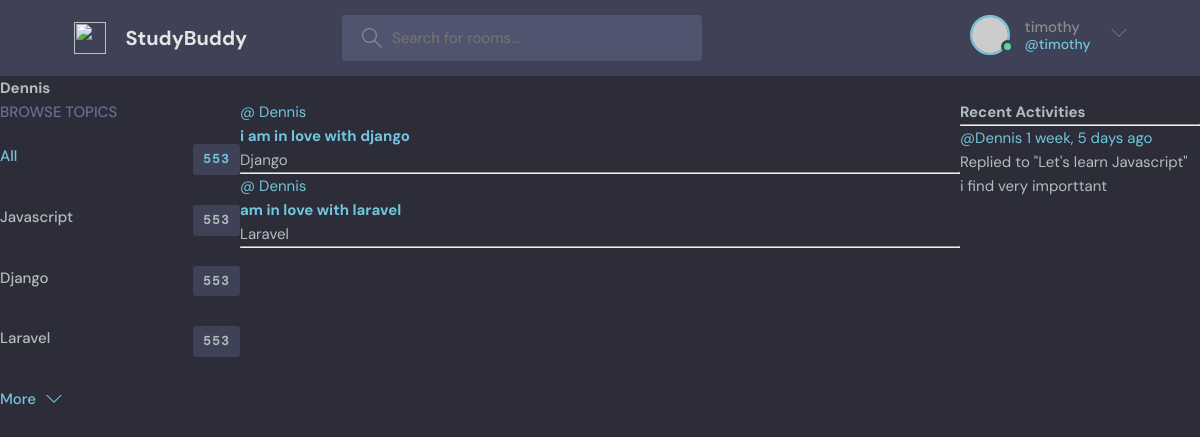
Page /user-profile/2/ (signed in) on the committed database.
### base/models.py (models this page shows, shortened)
class Topic(models.Model):
    name=models.CharField(max_length=200)

class Room(models.Model):
    host=models.ForeignKey(User, on_delete=models.SET_NULL, null=True)
    topic=models.ForeignKey(Topic,on_delete=models.SET_NULL,null=True)
    name = models.CharField(max_length=200)
    description = models.TextField(null=True, blank=True)
    participants = models.ManyToManyField(User, related_name='participants', blank=True)
    updated = models.DateTimeField(auto_now=True)
    created = models.DateTimeField(auto_now_add=True)
    class Meta:
        ordering = ['-updated','-created']
    def __str__(self):
        return self.name

class Message(models.Model):
    user=models.ForeignKey(User, on_delete=models.CASCADE)
    room = models.ForeignKey(Room, related_name='messages', on_delete=models.CASCADE)
    body = models.TextField()
    created = models.DateTimeField(auto_now_add=True)
    updated = models.DateTimeField(auto_now=True)
    class Meta:
        ordering = ['-updated','-created']
    def __str__(self):
        return self.body[0:50]

### base/views.py (the view)
# urls.py: path('user-profile/<str:id>/', views.userProfile, name='user_profile'),
def userProfile(request,id):
    user=User.objects.get(id=id)
    rooms=user.room_set.all()
    rooms_messages=user.message_set.all()
    topics=Topic.objects.all()
    context={'user':user,'rooms':rooms,'topics':topics,'room_messages':rooms_messages}
    return render(request, 'base/profile.html',context)

### base/templates/base/profile.html (shortened to what this page needs)
{% extends 'main.html' %}
{% block content %}
<h1>{{user.username}}</h1>
<div class="profile-container">
    <div>
        {% include 'base/topic_comp.html' %}
    </div>
    <div>
        {% include 'base/feed_comp.html' %}
    </div>
    <div>
        {% include 'base/activity_comp.html' %}
    </div>
</div>
{% endblock content %}

### templates/navbar.html (shortened to what this page needs)
<header class="header header--loggedIn">
  <div class="container">
    <a href="/" class="header__logo">
      <img src="assets/logo.svg" />
      <h1>StudyBuddy</h1>
    </a>
    <form class="header__search" method="GET" action="{% url 'home' %}">
      <label>
        <input type="text" name="q" placeholder="Search for rooms..." />
      </label>
    </form>
    <nav class="header__menu">
      {% if request.user.is_authenticated %}
      <div class="header__user">
        <a href="profile.html">
          <div class="avatar avatar--medium active">
            <img src="https://randomuser.me/api/portraits/men/37.jpg" />
          </div>
          <p>{{request.user.username}}<span>@{{request.user.username}}</span></p>
        </a>
        <button class="dropdown-button">
          <svg version="1.1" xmlns="http://www.w3.org/2000/svg" width="32" height="32" viewBox="0 0 32 32">
            <title>chevron-down</title>
            <path d="M16 21l-13-13h-3l16 16 16-16h-3l-13 13z"></path>
          </svg>
        </button>
      </div>
      {% else %}
      <a  href="{% url 'login' %}">
        <img src="./assets/avatar.svg" />
        <p>Login</p>
      </a>
      {% endif %}
    </nav>
  </div>
</header>

### base/templates/base/topic_comp.html
<div class="topics">
    <div class="topics__header">
      <h2>Browse Topics</h2>
    </div>
    <ul class="topics__list">
      <li>
        <a href="{% url 'home' %}" class="active">All <span>553</span></a>
      </li>
      {% for topic in topics %}
      <li><a href="{% url 'home' %}?q={{topic.name}}">{{topic.name}} <span>553</span></a></li>
     {% endfor %}
    </ul>
    <a class="btn btn--link" href="topics.html">
      More
      <svg version="1.1" xmlns="http://www.w3.org/2000/svg" width="32" height="32" viewBox="0 0 32 32">
        <title>chevron-down</title>
        <path d="M16 21l-13-13h-3l16 16 16-16h-3l-13 13z"></path>
      </svg>
    </a>
  </div>

### base/templates/base/feed_comp.html (shortened to what this page needs)
  <div>
      {% for room in rooms %}
      <div>
              <a href="{% url 'user_profile' room.host.id %}">@ {{room.host.username}}</a>
      <h5><a href="{% url 'room' room.id %}">{{ room.name }}</a></h5>
      <small>{{room.topic.name}}</small>
      <hr>
          </div>
      {% endfor %}
  </div>

### base/templates/base/activity_comp.html (shortened to what this page needs)
<h3>Recent Activities</h3>
<hr>
{% for activity in room_messages %}
<div>
    <span><a href="{% url 'user_profile' activity.user.id%}">@{{activity.user}}  {{activity.created|timesince}} ago</a></span>
    <small>Replied to "{{activity.room}}"</small>
    <p> {{activity}}</p>
</div>
{% endfor %}

### static/css/style.css (style rules this page uses)
:root { --color-main: #71c6dd; --color-main-light: #e1f6fb; --color-dark: #3f4156; --color-dark-medium: #51546e; --color-dark-light: #696d97; --color-light: #e5e5e5; --color-gray: #8b8b8b; --color-light-gray: #b2bdbd; --color-bg: #2d2d39; --color-success: #5dd693; --color-error: #fc4b0b; }
* { font-family: "DM Sans", -apple-system, BlinkMacSystemFont, "Segoe UI", Roboto, Oxygen, Ubuntu, Cantarell, "Open Sans", "Helvetica Neue", sans-serif; margin: 0; padding: 0; box-sizing: border-box; text-rendering: optimizeLegibility; font-size: inherit; }
html { font-size: 56.25%; }
@media only screen and (min-width: 1200px) { html { font-size: 62.5%; } }
body { line-height: 1.6; font-weight: 400; font-size: 1.5rem; color: var(--color-light-gray); background-color: var(--color-bg); min-height: 100vh; }
img { width: 100%; }
a { display: inline-block; color: var(--color-main); text-decoration: none; }
.container { max-width: 120rem; width: 90%; margin: auto; }
.btn { background-color: transparent; border: none; display: inline-flex; align-items: center; gap: 1rem; cursor: pointer; transition: all ease-in-out 0.3s; padding: 1rem 2rem; border-radius: 5px; box-shadow: 1px 1px 3px 1px rgba(0, 0, 0, 0.15); font-weight: 500; }
.btn--link { border-radius: 0; padding: 0; color: var(--color-main); box-shadow: none; }
.btn > svg { fill: currentColor; width: 1.6rem; height: 1.6rem; }
.avatar { position: relative; display: inline-block; border-radius: 50%; border: 2px solid var(--color-main); }
.avatar img { display: block; border-radius: 50%; object-fit: cover; object-position: center; }
.avatar::after { content: ""; display: block; position: absolute; background-color: var(--color-gray); z-index: 111; border-radius: 50%; border: 0.3rem solid var(--color-dark); }
.avatar.active::after { background-color: var(--color-success); }
.avatar.avatar--medium img { width: 3.6rem; height: 3.6rem; border-radius: 50%; }
.avatar.avatar--medium:after { width: 0.7rem; height: 0.7rem; bottom: 0px; right: -6px; }
.header { padding: 1.5rem; background-color: var(--color-dark); }
.header > .container { display: flex; gap: 9.5rem; }
.header__logo, .header__user { display: flex; gap: 2rem; align-items: center; }
.header__logo > img { height: 3.2rem; width: 3.2rem; }
.header__logo > h1 { font-weight: 700; font-size: 2rem; color: var(--color-light); }
.header__search > label { background-color: var(--color-dark-medium); padding: 1.3rem 1rem; display: flex; align-items: center; gap: 1rem; border-radius: 4px; }
.header__search svg { fill: var(--color-gray); width: 2rem; height: 2rem; margin-left: 1rem; }
.header__search input { width: 30rem; background: transparent; border: none; outline: none; color: var(--color-light); }
.header__menu { margin-left: auto; position: relative; }
.header__menu a { display: flex; gap: 1.5rem; align-items: center; font-weight: 500; text-decoration: none; color: var(--color-gray); }
.header__menu img { height: 3.6rem; }
.header__menu p { line-height: 1.2; }
.header__menu span { color: var(--color-main); font-weight: 500; font-size: 1.4rem; display: block; }
.header__menu svg { width: 1.6rem; height: 1.6rem; fill: var(--color-dark-light); }
.dropdown-button { background: transparent; border: 0; outline: 0; cursor: pointer; }
.topics__header { margin-bottom: 2rem; }
.topics__header h2 { text-transform: uppercase; font-weight: 500; color: var(--color-dark-light); }
.topics__list { list-style: none; }
.topics__list li a { display: flex; justify-content: space-between; margin-bottom: 3rem; font-weight: 500; color: var(--color-light-gray); transition: all 0.3s ease-in-out; }
.topics__list li a.active, .topics__list li a:hover { color: var(--color-main); }
.topics__list li a span { padding: 0.5rem 1rem; background-color: var(--color-dark); border-radius: 3px; font-size: 1.3rem; font-weight: 700; letter-spacing: 1px; }

### base/templates/base/profile.html (style rules this page uses)
.profile-container { display: grid; grid-template-columns: 1fr 3fr 1fr; }

### rows in the picture
Topic: name "Javascript"
Topic: name "Django"
Topic: name "Laravel"
Room: host.username "Dennis", name "i am in love with django", topic.name "Django"
Room: host.username "Dennis", name "am in love with laravel", topic.name "Laravel"
Message: user "Dennis", created "1 week, 5 days", room "Let's learn Javascript", body "i find very importtant"

### other values in the picture
{{ request.user.username }} "timothy"
{{ user.username }} "Dennis"
